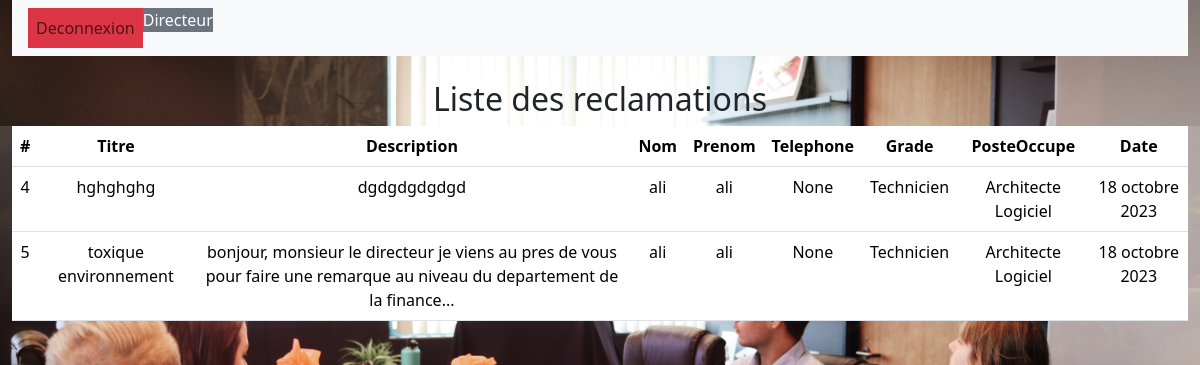
Before: /list_claim/ (signed in) with the older database file.
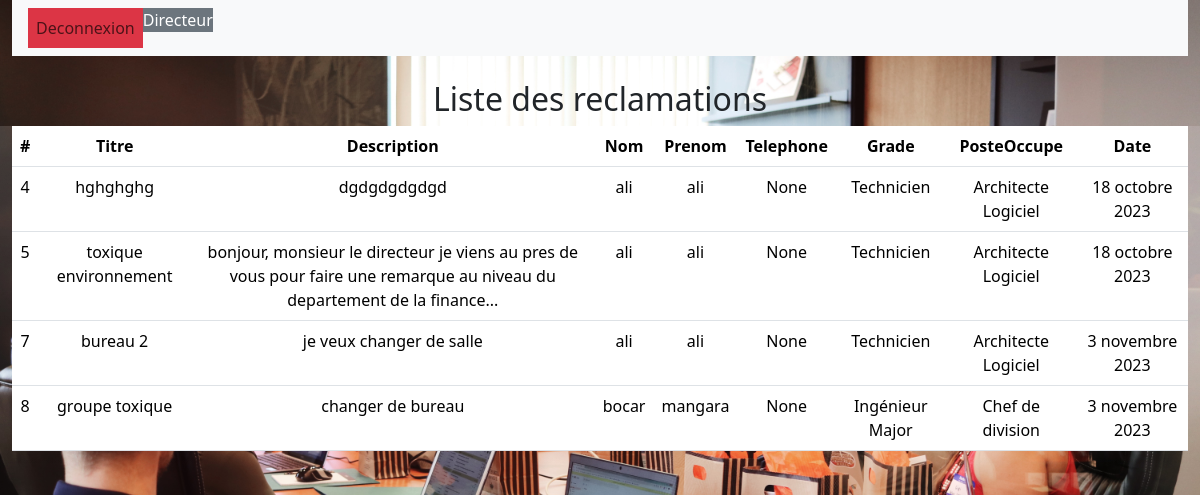
After: the same page with the newer database file.
### reclamation/models.py (models this page shows, shortened)
class CustomUser(AbstractUser):
    Telephone = models.CharField(max_length=8, null=True)
    PosteOccupe = models.CharField(max_length=50, choices=[('Architecte Logiciel', 'Architecte Logiciel'),
                                                           ('Analyste Fonctionnel', 'Analyste Fonctionnel'),
                                                           ('Chef de division', 'Chef de division'),
                                                           ('Chef de Mission', 'Chef de Mission'),
                                                           ('Chef de Projet', 'Chef de Projet'),
                                                           ('Développeur', 'Développeur'), (' Testeur', ' Testeur')])
    Grade = models.CharField(max_length=50, choices=[('Ingénieur Principal', 'Ingénieur Principal'),
                                                     ('Ingénieur Major', 'Ingénieur Major'),
                                                     ('Technicien', 'Technicien')])
    role = models.ForeignKey(Role, on_delete=models.CASCADE, null=True,default=1)

class Role(models.Model):
    Name = models.CharField(max_length=20)

class Reclamation(models.Model):
    Titre = models.CharField(max_length=50)
    Description = models.TextField()
    Date = models.DateField(auto_now_add=True)
    user = models.ForeignKey(CustomUser, on_delete=models.CASCADE, null=True)

### reclamation/views.py (the view)
# urls.py: path('list_claim/',list_reclamation,name='list_claim')
@login_required
def list_reclamation(request):
    if request.user.is_authenticated and request.user.role.Name == 'Directeur':
        list_reclamations = Reclamation.objects.all()
        for reclamation in list_reclamations:
            try:
                reclamation.Titre = decrypt(reclamation.Titre)
                reclamation.Description = decrypt(reclamation.Description)
            except InvalidToken:
                print("Invalid key - Unsuccessfully decrypted")
        return render(request, 'reclamation/responsable_reclamation.html', {'list_reclamations': list_reclamations})

### reclamation/keys.py (called while the page is built)
def decrypt(ciphertext):
    key = settings.ENCRYPT_KEY
    f = fernet.Fernet(key)
    return f.decrypt(ciphertext.encode()).decode()

### reclamation/templates/reclamation/responsable_reclamation.html (shortened to what this page needs)
<!DOCTYPE html>
<html lang="en">
{% load static %}
<head>
     {% load bootstrap5 %}
  {% bootstrap_css %}
</head>
<body style="background:url('{% static 'images/adsb.jpg' %}') no-repeat fixed; background-size:cover;">
<div class="container-fluid">
    <nav class="navbar navbar-expand-lg navbar-light bg-light">
    <div class="collapse navbar-collapse" id="navbarNavDropdown">
        <ul class="navbar-nav">
            {% if user.is_authenticated and user.role.Name == 'Directeur' %}
            <li class="nav-item active">
                <a class="nav-link bg-danger" href="{% url 'deconnexion' %}">Deconnexion</a>
            </li>
             <li class="nav-item active">
                <p class="bg-secondary text-white">{{user.role.Name}}</p>
            </li>
            {% endif %}
        </ul>
    </div>
</nav>
    <br>
    <h2 class="text-center">Liste des reclamations </h2>
    <div class="row bg-gradient">
        <div class="col-12 text-center" >
            <table class="table text-white bg-secondary">
                    <thead class="thead-light">
    <tr>
      <th scope="col">#</th>
      <th scope="col">Titre</th>
      <th scope="col">Description</th>
         <th scope="col">Nom</th>
         <th scope="col">Prenom</th>
         <th scope="col">Telephone</th>
         <th scope="col">Grade</th>
         <th scope="col">PosteOccupe</th>
      <th scope="col">Date</th>
    </tr>
  </thead>
                {% for reclamation in list_reclamations %}
                <tbody>
                <tr>
                      <td>{{ reclamation.id}}</td>
                    <td>{{ reclamation.Titre }}</td>
                    <td>{{ reclamation.Description }}</td>
                     <td>{{ reclamation.user.first_name }}</td>
                     <td>{{ reclamation.user.last_name }}</td>
                     <td>{{ reclamation.user.Telephone}}</td>
                     <td>{{ reclamation.user.Grade}}</td>
                     <td>{{ reclamation.user.PosteOccupe }}</td>
                    <td>{{ reclamation.Date }}</td>
                </tr>
                </tbody>
                {% endfor %}
            </table>
        </div>
    </div>
    </div>
</body>
</html>

Changed rows visible on the page:
added Reclamation: id "7", Titre "bureau 2", Description "je veux changer de salle", user.first_name "ali", user.last_name "ali", user.Telephone "None", user.Grade "Technicien", user.PosteOccupe "Architecte Logiciel", Date "3 novembre 2023"
added Reclamation: id "8", Titre "groupe toxique", Description "changer de bureau", user.first_name "bocar", user.last_name "mangara", user.Telephone "None", user.Grade "Ingénieur Major", user.PosteOccupe "Chef de division", Date "3 novembre 2023"
